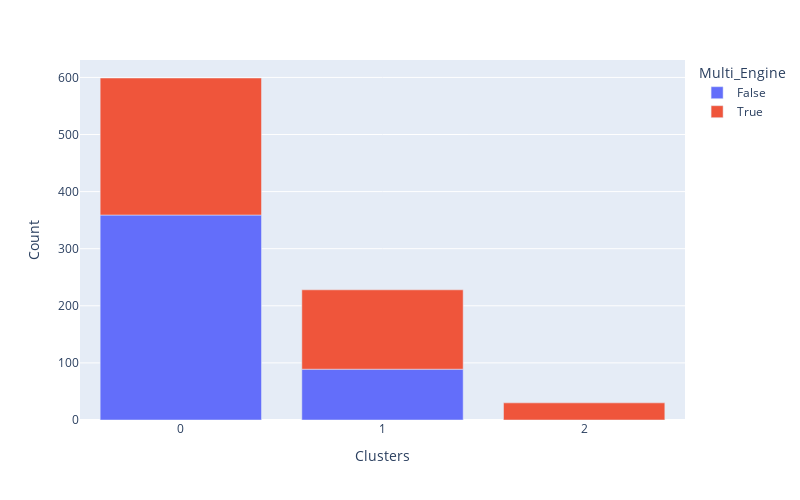
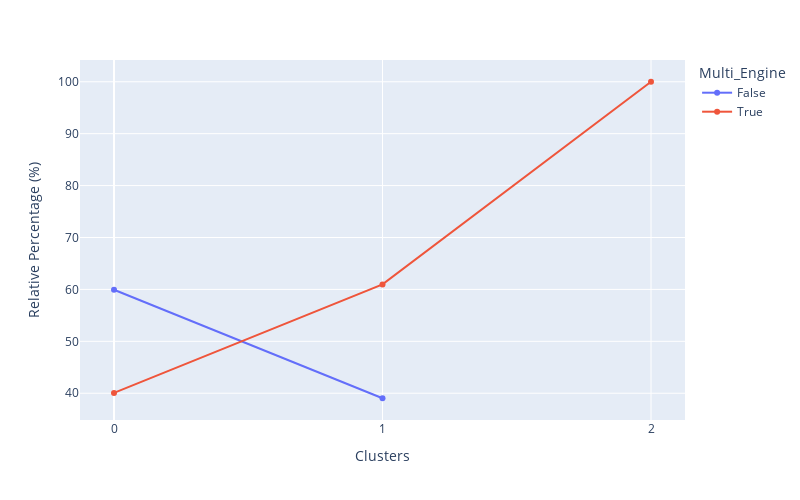

The code cell stored with these charts, in order, in its notebook:
### Markdown cell above
We want also to analyse Multi Engine and Engine Type distributions

### Code cell
df_cluster_vs_multi_engine=  df_multi_engine.copy()
df_cluster_vs_multi_engine['Clusters'] = X['Clusters']
cluster_distribution_per_variable(df=df_cluster_vs_multi_engine, target='Multi_Engine')

### Figure 1 — Plotly figure (JSON) as saved in the notebook; plotly's stock layout.template omitted (floating-point values rounded to 4 significant figures)
{"data": [{"alignmentgroup": "True", "hovertemplate": "Multi_Engine=False<br>Clusters=%{x}<br>Count=%{y}<extra></extra>", "legendgroup": "False", "marker": {"color": "#636efa"}, "name": "False", "offsetgroup": "False", "orientation": "v", "showlegend": true, "textposition": "auto", "type": "bar", "x": [0, 1], "xaxis": "x", "y": [359, 89], "yaxis": "y"}, {"alignmentgroup": "True", "hovertemplate": "Multi_Engine=True<br>Clusters=%{x}<br>Count=%{y}<extra></extra>", "legendgroup": "True", "marker": {"color": "#EF553B"}, "name": "True", "offsetgroup": "True", "orientation": "v", "showlegend": true, "textposition": "auto", "type": "bar", "x": [0, 1, 2], "xaxis": "x", "y": [240, 139, 30], "yaxis": "y"}], "layout": {"barmode": "relative", "height": 500, "legend": {"title": {"text": "Multi_Engine"}, "tracegroupgap": 0}, "margin": {"t": 60}, "width": 800, "xaxis": {"anchor": "y", "domain": [0, 1], "tickmode": "array", "tickvals": [0, 1, 2], "title": {"text": "Clusters"}}, "yaxis": {"anchor": "x", "domain": [0, 1], "title": {"text": "Count"}}}}

### Figure 2 — Plotly figure (JSON) as saved in the notebook; plotly's stock layout.template omitted (floating-point values rounded to 4 significant figures)
{"data": [{"hovertemplate": "Multi_Engine=False<br>Clusters=%{x}<br>Relative Percentage (%)=%{y}<extra></extra>", "legendgroup": "False", "line": {"color": "#636efa", "dash": "solid"}, "mode": "markers+lines", "name": "False", "orientation": "v", "showlegend": true, "type": "scatter", "x": [0, 1], "xaxis": "x", "y": [59.93, 39.04], "yaxis": "y"}, {"hovertemplate": "Multi_Engine=True<br>Clusters=%{x}<br>Relative Percentage (%)=%{y}<extra></extra>", "legendgroup": "True", "line": {"color": "#EF553B", "dash": "solid"}, "mode": "markers+lines", "name": "True", "orientation": "v", "showlegend": true, "type": "scatter", "x": [0, 1, 2], "xaxis": "x", "y": [40.07, 60.96, 100], "yaxis": "y"}], "layout": {"height": 500, "legend": {"title": {"text": "Multi_Engine"}, "tracegroupgap": 0}, "margin": {"t": 60}, "width": 800, "xaxis": {"anchor": "y", "domain": [0, 1], "tickmode": "array", "tickvals": [0, 1, 2], "title": {"text": "Clusters"}}, "yaxis": {"anchor": "x", "domain": [0, 1], "title": {"text": "Relative Percentage (%)"}}}}
